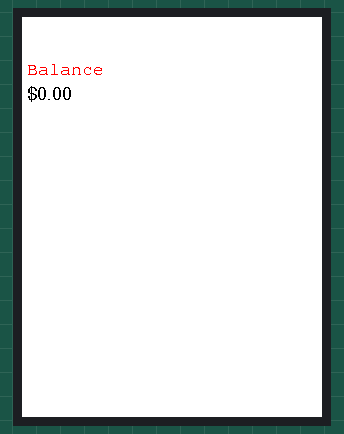
Simulated run of this sketch. Board: ESP32. On the bench: 300×400 colour display. WiFi joins after 1.5 s; servers stay silent unless stated; no MQTT or app messages arrive unless stated; what the sketch prints to the serial monitor is not drawn.

Above: at 16.6 s.
At 31.6 s:
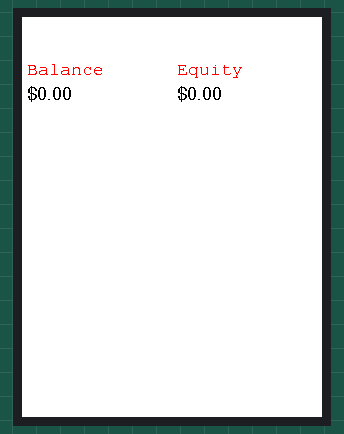
At 46.6 s:
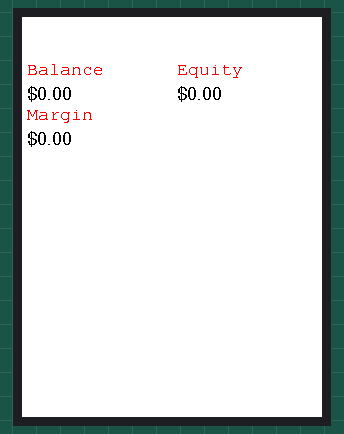
At 61.6 s:
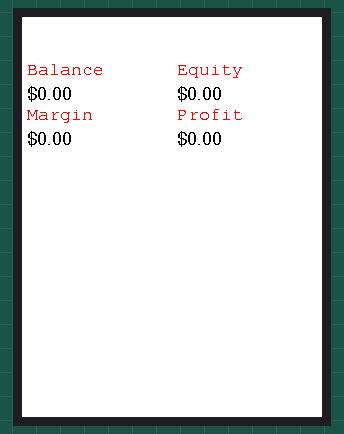

Measured:
- what the display in image 0 shows lasts 15.0 s, from 16.6 s to 31.6 s

The sketch:

mt5client.ino
```cpp
#include <NTPClient.h>
#include "mqtt_config.h"
#include "display.h"

WiFiUDP ntpUDP;
NTPClient timeClient(ntpUDP);
WiFiClient espClient;
PubSubClient client(espClient);

void setup() {
    Serial.begin(115200);

    // Initialize WiFi
    wifiSetup();
    timeClient.begin();
    timeClient.setTimeOffset(-25200);

    // Initialize display
    display.init();
    display.setRotation(1);

    // Calculate metric positions
    calculateMetricPositions();

    // Draw initial display
    drawInitialDisplay();

    // Setup MQTT
    client.setServer(mqttServer, mqttPort);
    client.setCallback(callback); // callback performs screen updates

    Serial.println("Setup complete.");
}

void loop() {
    // Keep MQTT connection alive
    if (!client.connected()) {
        reconnect(client);
    }
    client.loop();
    delay(100);
}
```

display.h
```cpp
#ifndef POSITIONS_H
#define POSITIONS_H

#include <GxEPD2_3C.h>
#include <Fonts/FreeSans12pt7b.h> // Header
#include <Fonts/FreeSans9pt7b.h>
#include <Fonts/FreeMono9pt7b.h>  // Label

// Initialize display (Waveshare 4.2 inch)
GxEPD2_3C<GxEPD2_420c_Z21, GxEPD2_420c_Z21::HEIGHT>
    display(GxEPD2_420c_Z21(/*CS=*/ 5, /*DC=*/ 17, /*RST=*/ 16, /*BUSY=*/ 4));

// Metric position structures
struct MetricPosition {
    int x;
    int y;
    int width;
    int height;
};

struct MetricPositions {
    MetricPosition balance;
    MetricPosition equity;
    MetricPosition margin;
    MetricPosition profit;
} metricPos;

// Display layout constants
const uint16_t DISPLAY_WIDTH = 300;
const uint16_t DISPLAY_HEIGHT = 400;
const int PADDING = 4;
const int HEADER_HEIGHT = 40;
const int SECTION_MARGIN = 15;
const int ROW_HEIGHT = 30;
const int COLUMN_WIDTH = DISPLAY_WIDTH / 2;
const int MAX_STRING_LENGTH = 32;

void calculateMetricPositions() {
    int baseY = HEADER_HEIGHT + SECTION_MARGIN / 2;

    // Balance metric position
    metricPos.balance = {
        0,
        baseY,
        COLUMN_WIDTH,
        ROW_HEIGHT + PADDING
    };

    // Equity metric position
    metricPos.equity = {
        COLUMN_WIDTH,
        baseY,
        COLUMN_WIDTH,
        ROW_HEIGHT + PADDING
    };

    // Margin metric position
    metricPos.margin = {
        0,
        baseY + ROW_HEIGHT + SECTION_MARGIN,
        COLUMN_WIDTH,
        ROW_HEIGHT + 2*PADDING
    };

    // Profit metric position
    metricPos.profit = {
        COLUMN_WIDTH,
        baseY + ROW_HEIGHT + SECTION_MARGIN,
        COLUMN_WIDTH,
        ROW_HEIGHT + 2*PADDING
    };
}

void drawMetricPartial(const char* label, const char* value, const MetricPosition& pos) {
    display.setPartialWindow(pos.x, pos.y, pos.width, pos.height);
    display.firstPage();
    do {
        display.fillScreen(GxEPD_WHITE);

        display.setFont(&FreeMono9pt7b);
        display.setCursor(pos.x + 5, pos.y + 10);
        display.setTextColor(GxEPD_RED);
        display.print(label);

        display.setCursor(pos.x + 5, pos.y + ROW_HEIGHT + 5);
        display.setFont(&FreeSans9pt7b);
        display.setTextColor(GxEPD_BLACK);
        display.print(value);
    } while (display.nextPage());
}

void formatValue(char* buffer, float value, const char* format, const char* suffix = "") {
    if (buffer == nullptr) return;
    if (!isfinite(value) || value < 0) {
        strncpy(buffer, "N/A", MAX_STRING_LENGTH - 1);
        buffer[MAX_STRING_LENGTH - 1] = '\0';
        return;
    }
    snprintf(buffer, MAX_STRING_LENGTH - strlen(suffix), format, value);
    strncat(buffer, suffix, MAX_STRING_LENGTH - strlen(buffer) - 1);
}

void drawInitialDisplay() {
    display.setFullWindow();
    display.firstPage();
    do {
        display.fillScreen(GxEPD_WHITE);

        // Draw header
        display.setFont(&FreeSans12pt7b);
        display.fillRect(0, 0, DISPLAY_WIDTH, HEADER_HEIGHT, GxEPD_BLACK);
        display.setTextColor(GxEPD_WHITE);

        const char* title = "MetaTrader 5";
        int16_t tbx, tby;
        uint16_t tbw, tbh;
        display.getTextBounds(title, 0, 0, &tbx, &tby, &tbw, &tbh);

        if (tbw <= DISPLAY_WIDTH) {
            display.setCursor((DISPLAY_WIDTH - tbw) / 2, HEADER_HEIGHT - 10);
            display.print(title);
        }

        display.setTextColor(GxEPD_BLACK);

        // Draw separators
        int secondSeparatorY = HEADER_HEIGHT + 2*(SECTION_MARGIN + ROW_HEIGHT) + 7;

        display.drawFastHLine(SECTION_MARGIN, secondSeparatorY,
                            DISPLAY_WIDTH - 2 * SECTION_MARGIN, GxEPD_BLACK);
        updateMetrics(1);
        updateMetrics(2);
        updateMetrics(3);
        updateMetrics(4);
    } while (display.nextPage());
}

void updateMetrics(const int updateParam) {
    char buffer[MAX_STRING_LENGTH];

    // Update balance if changed
    if (finData.balance != prevFinData.balance) {
      if (updateParam == 1){
        formatValue(buffer, finData.balance, "$%.2f");
        drawMetricPartial("Balance", buffer, metricPos.balance);
        prevFinData.balance = finData.balance;
      }
    }

    // Update equity if changed
    if (finData.equity != prevFinData.equity) {
      if (updateParam == 2){
        formatValue(buffer, finData.equity, "$%.2f");
        drawMetricPartial("Equity", buffer, metricPos.equity);
        prevFinData.equity = finData.equity;
      }
    }

    // Update margin if changed
    if (finData.margin != prevFinData.margin) {
      if (updateParam == 3){
        formatValue(buffer, finData.margin, "$%.2f");
        drawMetricPartial("Margin", buffer, metricPos.margin);
        prevFinData.margin = finData.margin;
      }
    }

    // Update profit if changed
    if (finData.profit != prevFinData.profit) {
      if (updateParam == 4) {
        formatValue(buffer, finData.profit, "$%.2f");
        drawMetricPartial("Profit", buffer, metricPos.profit);
        prevFinData.profit = finData.profit;
      }
    }
}

#endif  // POSITIONS_H
```

mqtt_config.h
```cpp
#ifndef MQTT_CONFIG_H
#define MQTT_CONFIG_H

#include <WiFi.h>
#include <PubSubClient.h>

// WiFi and MQTT Configuration
const char* ssid = "ssid";
const char* password = "pass";
const char* mqttServer = "localhost";
const int mqttPort = 1883;

const char* bal_topic   = "mt5/balance";
const char* eq_topic    = "mt5/equity";
const char* margin_topic = "mt5/margin";
const char* profit_topic = "mt5/profit";

String balanceString = "";
String equityString = "";
String marginString = "";
String profitString = "";

// Financial data structure
struct FinancialData {
    float balance;
    float equity;
    float margin;
    float profit;

    FinancialData() : balance(0.0f), equity(0.0f), margin(0.0f), profit(0.0f) {}
    FinancialData(float x) : balance(x), equity(x), margin(x), profit(x) {}
} finData, prevFinData(1);

// Declaration
void updateMetrics(const int updateParam);

void wifiSetup() {
    WiFi.begin(ssid, password);
    while (WiFi.status() != WL_CONNECTED) {
        delay(500);
        Serial.print(".");
    }
}

void callback(char* topic, byte* payload, unsigned int length) {
    Serial.println("Callback triggered.");
    Serial.println(topic);

    bool topic_is_bal = !strncmp(topic, bal_topic, length);
    bool topic_is_eq = !strncmp(topic, eq_topic, length);
    bool topic_is_margin = !strncmp(topic, margin_topic, length);
    bool topic_is_profit = !strncmp(topic, profit_topic, length);

    if (topic_is_bal) {
        balanceString = "";
        for (int i = 0; i < length; i++) {
            balanceString += (char)payload[i];
        }
        finData.balance = balanceString.toFloat();
        updateMetrics(1);
    }
    if (topic_is_eq) {
        equityString = "";
        for (int i = 0; i < length; i++) {
            equityString += (char)payload[i];
        }
        finData.equity = equityString.toFloat();
        updateMetrics(2);
    }
    if (topic_is_margin) {
        marginString = "";
        for (int i = 0; i < length; i++) {
            marginString += (char)payload[i];
        }
        finData.margin = marginString.toFloat();
        updateMetrics(3);
    }
    if (topic_is_profit) {
        profitString = "";
        for (int i = 0; i < length; i++) {
            profitString += (char)payload[i];
        }
        finData.profit = profitString.toFloat();
        updateMetrics(4);
    }
}

void reconnect(PubSubClient& client) {
    while (!client.connected()) {
        Serial.print("Attempting MQTT connection...");
        if (client.connect("ESP32Client")) {
            Serial.println("connected");
            client.subscribe(eq_topic);
            client.subscribe(bal_topic);
            client.subscribe(margin_topic);
            client.subscribe(profit_topic);
        } else {
            Serial.print("failed, rc=");
            Serial.print(client.state());
            Serial.println(" try again in 5 seconds");
            delay(5000);
        }
    }
}

#endif  // MQTT_CONFIG_H
```
